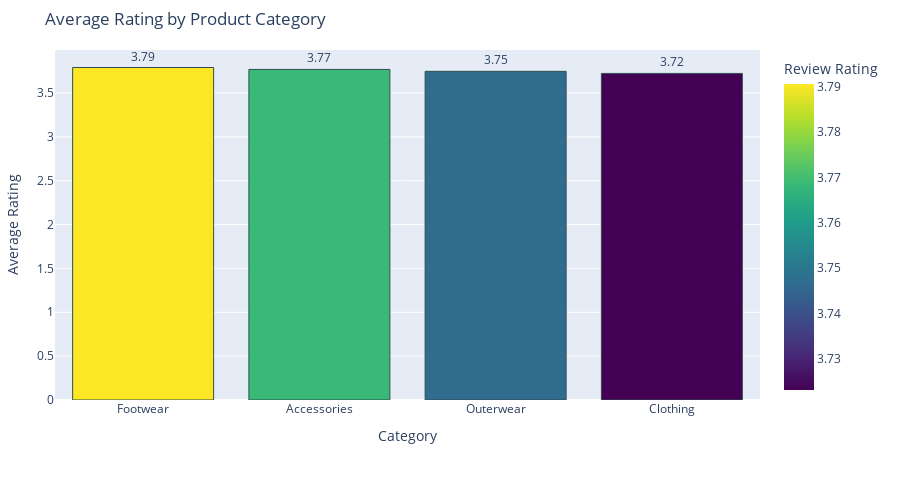

The code cell stored with this chart in its notebook:
### Code cell
average_ratings = shop.groupby('Category')['Review Rating'].mean().reset_index()

average_ratings = average_ratings.sort_values(by='Review Rating', ascending=False)

fig = px.bar(
    average_ratings,
    x='Category',
    y='Review Rating',
    title='Average Rating by Product Category',
    labels={'Category': 'Product Category', 'Rating': 'Average Rating'},
    color='Review Rating',
    color_continuous_scale='Viridis', 
    text='Review Rating', 
    template='plotly'
)

fig.update_traces(texttemplate='%{text:.2f}', textposition='outside', marker=dict(line=dict(width=1, color='DarkSlateGrey')))

fig.update_layout(
    xaxis_title='Category',
    yaxis_title='Average Rating',
    showlegend=False,
    autosize=True,
    height=500, 
    margin=dict(l=50, r=50, t=50, b=100)
)

fig.show()

### Figure 1 — Plotly figure (JSON) as saved in the notebook; plotly's stock layout.template omitted (floating-point values rounded to 4 significant figures)
{"data": [{"alignmentgroup": "True", "hovertemplate": "Product Category=%{x}<br>Review Rating=%{marker.color}<extra></extra>", "legendgroup": "", "marker": {"color": [3.791, 3.769, 3.747, 3.723], "coloraxis": "coloraxis", "line": {"color": "DarkSlateGrey", "width": 1}, "pattern": {"shape": ""}}, "name": "", "offsetgroup": "", "orientation": "v", "showlegend": false, "text": [3.791, 3.769, 3.747, 3.723], "textposition": "outside", "texttemplate": "%{text:.2f}", "type": "bar", "x": ["Footwear", "Accessories", "Outerwear", "Clothing"], "xaxis": "x", "y": [3.791, 3.769, 3.747, 3.723], "yaxis": "y"}], "layout": {"autosize": true, "barmode": "relative", "coloraxis": {"colorbar": {"title": {"text": "Review Rating"}}, "colorscale": [[0, "#440154"], [0.1111, "#482878"], [0.2222, "#3e4989"], [0.3333, "#31688e"], [0.4444, "#26828e"], [0.5556, "#1f9e89"], [0.6667, "#35b779"], [0.7778, "#6ece58"], [0.8889, "#b5de2b"], [1, "#fde725"]]}, "height": 500, "legend": {"tracegroupgap": 0}, "margin": {"b": 100, "l": 50, "r": 50, "t": 50}, "showlegend": false, "title": {"text": "Average Rating by Product Category"}, "xaxis": {"anchor": "y", "domain": [0, 1], "title": {"text": "Category"}}, "yaxis": {"anchor": "x", "domain": [0, 1], "title": {"text": "Average Rating"}}}}
